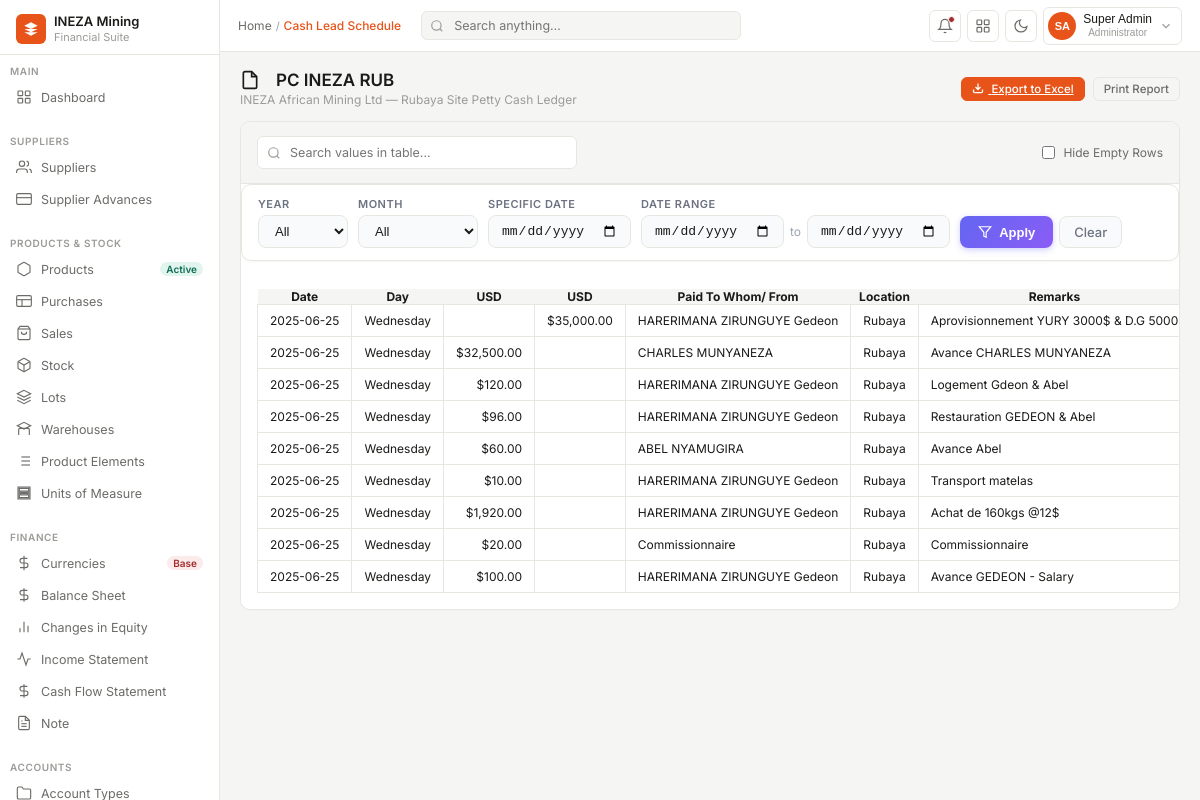
Page /pages/report_petty_cash_rub/index.php (signed in) on the committed database.
### tables this page shows
CREATE TABLE `journal_entry_lines` (
  `id` bigint(20) NOT NULL,
  `journal_entry_id` bigint(20) NOT NULL,
  `account_id` bigint(20) NOT NULL,
  `debit` decimal(18,2) DEFAULT 0.00,
  `credit` decimal(18,2) DEFAULT 0.00,
  `currency_id` bigint(20) NOT NULL,
  `exchange_rate` decimal(18,6) DEFAULT 1.000000,
  `amount_currency` decimal(18,2) NOT NULL,
  `amount_base` decimal(18,2) NOT NULL,
  `description` varchar(255) DEFAULT NULL
);

CREATE TABLE `journal_entries` (
  `id` bigint(20) NOT NULL,
  `journal_no` varchar(100) DEFAULT NULL,
  `entry_date` date DEFAULT NULL,
  `description` text DEFAULT NULL,
  `statuss` enum('DRAFT','POSTED','CANCELLED') NOT NULL DEFAULT 'DRAFT',
  `created_by` bigint(20) DEFAULT NULL,
  `created_at` timestamp NOT NULL DEFAULT current_timestamp()
);

### pages/report_petty_cash_rub/index.php (the view, shortened to what this page needs)
<?php
require_once __DIR__ . '/../../config/db.php';
$report_slug = 'petty_cash_rub';
$report_title = 'PC INEZA RUB';
$filter_year = $_GET['filter_year'] ?? '';
$filter_month = $_GET['filter_month'] ?? '';
$filter_date = $_GET['filter_date'] ?? '';
$filter_start = $_GET['filter_start'] ?? '';
$filter_end = $_GET['filter_end'] ?? '';
$date_cond = "";
$query = "SELECT je.entry_date as tx_date, je.description as je_desc,
            jel.debit as deposit, jel.credit as withdrawal, jel.description as details,
            offset_a.account_name as offsetting_account_name
          FROM journal_entry_lines jel
          JOIN journal_entries je ON jel.journal_entry_id = je.id
          JOIN accounts a ON jel.account_id = a.id
          LEFT JOIN journal_entry_lines offset_jel ON offset_jel.journal_entry_id = je.id AND offset_jel.id != jel.id
          LEFT JOIN accounts offset_a ON offset_jel.account_id = offset_a.id
          WHERE a.account_code = '1010-04' AND je.statuss = 'POSTED' {$date_cond}
          ORDER BY je.entry_date ASC, je.id ASC";
$db_res = mysqli_query($conn, $query);
?>
<!DOCTYPE html>
<html lang="en">
<head>
<link rel="stylesheet" href="../../src/css/dashboard.css">
<link rel="stylesheet" href="../../src/css/sidebar.css">
<link rel="stylesheet" href="../../src/css/navbar.css">
<link rel="stylesheet" href="../../src/css/reports.css">
</head>
<body>
<?php include __DIR__ . '/../include/sidebar.php'; ?>
<div class="main">
  <?php include __DIR__ . '/../include/navbar.php'; ?>
  <div class="content">
    <div class="page-header">
      <div>
        <h1 class="page-title">
          <svg viewBox="0 0 24 24" style="width: 20px; height: 20px; fill: none; stroke: currentColor; stroke-width: 2; margin-right: 8px;"><path d="M14 2H6a2 2 0 0 0-2 2v16a2 2 0 0 0 2 2h12a2 2 0 0 0 2-2V8z"/><polyline points="14 2 14 8 20 8"/></svg>
          <?php echo htmlspecialchars($report_title); ?>
        </h1>
        <div class="page-sub">INEZA African Mining Ltd — Rubaya Site Petty Cash Ledger</div>
      </div>
      <div class="page-actions">
        <a class="btn-sm btn-primary" href="../include/export.php?sheet=<?php echo urlencode($report_slug); ?>&filter_year=<?php echo urlencode($filter_year); ?>&filter_month=<?php echo urlencode($filter_month); ?>&filter_date=<?php echo urlencode($filter_date); ?>&filter_start=<?php echo urlencode($filter_start); ?>&filter_end=<?php echo urlencode($filter_end); ?>" id="exportBtn">
          <svg class="btn-icon btn-icon-white" viewBox="0 0 24 24"><path d="M21 15v4a2 2 0 0 1-2 2H5a2 2 0 0 1-2-2v-4M7 10l5 5 5-5M12 15V3"/></svg>
          Export to Excel
        </a>
        <button class="btn-sm" onclick="window.print()">
          Print Report
        </button>
      </div>
    </div>
    <div class="report-container page-<?php echo htmlspecialchars($report_slug); ?>">
      <div class="report-card">
      <div class="report-toolbar">
        <div class="search-wrap">
          <svg viewBox="0 0 24 24"><circle cx="11" cy="11" r="8"/><line x1="21" y1="21" x2="16.65" y2="16.65"/></svg>
          <input type="text" id="reportSearch" placeholder="Search values in table..." onkeyup="searchTable()">
        </div>
        <div class="toolbar-actions">
          <label class="toggle-label">
            <input type="checkbox" id="hideEmptyRows" onchange="toggleEmptyRows(this)">
            <span>Hide Empty Rows</span>
          </label>
        </div>
      </div>
      <form method="GET" class="report-filters" style="display: flex; flex-wrap: wrap; gap: 10px; align-items: flex-end; padding: 12px 16px; background: var(--card-bg, #fff); border-radius: 10px; margin-bottom: 12px; border: 1px solid var(--border, #e5e7eb); box-shadow: 0 1px 3px rgba(0,0,0,0.04);">
        <div style="display: flex; flex-direction: column; gap: 4px;">
          <label style="font-size: 11px; font-weight: 600; color: var(--text-secondary, #6b7280); text-transform: uppercase; letter-spacing: 0.5px;">Year</label>
          <select name="filter_year" style="padding: 7px 12px; border-radius: 8px; border: 1px solid var(--border, #d1d5db); background: var(--input-bg, #f9fafb); font-size: 13px; min-width: 90px; color: var(--text, #111);">
            <option value="">All</option>
          </select>
        </div>
        <div style="display: flex; flex-direction: column; gap: 4px;">
          <label style="font-size: 11px; font-weight: 600; color: var(--text-secondary, #6b7280); text-transform: uppercase; letter-spacing: 0.5px;">Month</label>
          <select name="filter_month" style="padding: 7px 12px; border-radius: 8px; border: 1px solid var(--border, #d1d5db); background: var(--input-bg, #f9fafb); font-size: 13px; min-width: 120px; color: var(--text, #111);">
            <option value="">All</option>
          </select>
        </div>
        <div style="display: flex; flex-direction: column; gap: 4px;">
          <label style="font-size: 11px; font-weight: 600; color: var(--text-secondary, #6b7280); text-transform: uppercase; letter-spacing: 0.5px;">Specific Date</label>
          <input type="date" name="filter_date" value="<?php echo htmlspecialchars($filter_date); ?>" style="padding: 7px 12px; border-radius: 8px; border: 1px solid var(--border, #d1d5db); background: var(--input-bg, #f9fafb); font-size: 13px; color: var(--text, #111);">
        </div>
        <div style="display: flex; flex-direction: column; gap: 4px;">
          <label style="font-size: 11px; font-weight: 600; color: var(--text-secondary, #6b7280); text-transform: uppercase; letter-spacing: 0.5px;">Date Range</label>
          <div style="display: flex; gap: 6px; align-items: center;">
            <input type="date" name="filter_start" value="<?php echo htmlspecialchars($filter_start); ?>" style="padding: 7px 12px; border-radius: 8px; border: 1px solid var(--border, #d1d5db); background: var(--input-bg, #f9fafb); font-size: 13px; color: var(--text, #111);">
            <span style="font-size: 12px; color: var(--text-secondary, #9ca3af);">to</span>
            <input type="date" name="filter_end" value="<?php echo htmlspecialchars($filter_end); ?>" style="padding: 7px 12px; border-radius: 8px; border: 1px solid var(--border, #d1d5db); background: var(--input-bg, #f9fafb); font-size: 13px; color: var(--text, #111);">
          </div>
        </div>
        <div style="display: flex; gap: 6px;">
          <button type="submit" style="padding: 7px 18px; border-radius: 8px; border: none; background: linear-gradient(135deg, #6366f1, #8b5cf6); color: #fff; font-size: 13px; font-weight: 600; cursor: pointer; transition: all 0.2s; box-shadow: 0 2px 6px rgba(99,102,241,0.3);">
            <svg viewBox="0 0 24 24" style="width: 14px; height: 14px; fill: none; stroke: currentColor; stroke-width: 2; vertical-align: -2px; margin-right: 4px;"><polygon points="22 3 2 3 10 12.46 10 19 14 21 14 12.46 22 3"/></svg>
            Apply
          </button>
          <a href="?" style="padding: 7px 14px; border-radius: 8px; border: 1px solid var(--border, #d1d5db); background: var(--input-bg, #f9fafb); color: var(--text-secondary, #6b7280); font-size: 13px; font-weight: 500; text-decoration: none; cursor: pointer; transition: all 0.2s;">
            Clear
          </a>
        </div>
      </form>
      <div class="table-wrapper" style="padding: 16px;">
        <table class="excel-table" id="reportTable">
          <thead>
            <tr style="background: var(--bg); font-weight: 600;">
              <th>Date</th>
              <th>Day</th>
              <th>USD</th>
              <th>USD</th>
              <th>Paid To Whom/ From</th>
              <th>Location</th>
              <th>Remarks</th>
            </tr>
          </thead>
          <tbody>
            <?php
            if ($db_res && mysqli_num_rows($db_res) > 0):
                while ($row = mysqli_fetch_assoc($db_res)):
                    $deposit = (float)$row['deposit'];
                    $withdrawal = (float)$row['withdrawal'];
                    $who = $row['je_desc'];
                    if (preg_match('/To\/From:\s*(.*?)\s*\|\s*Details:/i', $row['je_desc'], $matches)) {
                        $who = $matches[1];
                    }
            ?>
              <tr class="data-row">
                <td><?php echo htmlspecialchars($row['tx_date']); ?></td>
                <td><?php echo date('l', strtotime($row['tx_date'])); ?></td>
                <td style="text-align: right;"><?php echo $withdrawal > 0 ? '$' . number_format($withdrawal, 2) : ''; ?></td>
                <td style="text-align: right;"><?php echo $deposit > 0 ? '$' . number_format($deposit, 2) : ''; ?></td>
                <td><?php echo htmlspecialchars($who); ?></td>
                <td>Rubaya</td>
                <td><?php echo htmlspecialchars($row['details']); ?></td>
              </tr>
            <?php
                endwhile;
            else:
            ?>
              <tr>
                <td colspan="18" style="text-align: center; padding: 24px; color: var(--text2);">No petty cash transactions found for the selected period.</td>
              </tr>
            <?php
            endif;
            ?>
          </tbody>
        </table>
      </div>
    </div>
  </div>
  </div>
</div>
</body>
</html>

### src/css/dashboard.css (style rules this page uses)
* { margin: 0; padding: 0; box-sizing: border-box; }
:root { --orange: #E8531A; --orange-light: #FBF0EB; --orange-mid: #F26B3A; --sidebar-w: 220px; --nav-h: 52px; --bg: #F5F5F4; --card: #fff; --border: #E8E6E1; --border-hover: #ccc; --table-border: #F2F0ED; --table-hover: #FAFAF8; --text: #1A1A18; --text2: #6B6B67; --text3: #9B9B97; --green: #0F6E56; --green-bg: #E1F5EE; --amber: #BA7517; --amber-bg: #FAEEDA; --red: #A32D2D; --red-bg: #FCEBEB; --blue: #185FA5; --blue-bg: #E6F1FB; --alert-red-bg: #FFF8F8; --alert-amber-bg: #FFFBF4; --alert-green-bg: #F4FBF7; --alert-blue-bg: #F4F8FB; --radius: 6px; --radius-lg: 10px; font-family: 'Inter', sans-serif; }
body { background: var(--bg); color: var(--text); font-size: 13px; display: flex; height: 100vh; overflow: hidden; transition: background 0.2s ease, color 0.2s ease; }
.main { flex: 1; display: flex; flex-direction: column; overflow: hidden; }
.content { flex: 1; overflow-y: auto; padding: 18px 20px; }
.page-header { display: flex; align-items: center; justify-content: space-between; margin-bottom: 4px; }
.page-title { font-size: 17px; font-weight: 600; color: var(--text); display: flex; align-items: center; gap: 8px; }
.page-title svg { width: 20px; height: 20px; fill: none; stroke: var(--orange); stroke-width: 1.8; }
.page-sub { font-size: 12px; color: var(--text3); margin-top: 2px; }
.page-actions { display: flex; gap: 8px; }
.btn-sm { padding: 4px 10px; border-radius: var(--radius); font-size: 11.5px; font-weight: 500; cursor: pointer; border: 1px solid var(--border); background: transparent; color: var(--text2); font-family: inherit; transition: all .15s; }
.btn-primary { background: var(--orange); color: #fff; border-color: var(--orange); }
.btn-icon { width: 12px; height: 12px; stroke: currentColor; fill: none; stroke-width: 2; vertical-align: -1px; margin-right: 4px; }
.btn-icon-white { stroke: #fff; stroke-width: 2.5; }

### src/css/reports.css (style rules this page uses)
:root { --excel-blue-bg: #D9E2F3; --excel-blue-text: #000000; --excel-zebra-bg: #f9fafb; --excel-header-bg: #f3f4f6; --excel-accent-bg: #e5e7eb; --excel-red-text: #FF0000; --excel-diff-bg: #fef2f2; --excel-diff-border: #fca5a5; --excel-diff-text: #b91c1c; }
.report-container { display: flex; flex-direction: column; gap: 16px; margin-top: 14px; }
.report-card { background: var(--card); border: 1px solid var(--border); border-radius: var(--radius-lg); display: flex; flex-direction: column; overflow: hidden; box-shadow: 0 1px 3px rgba(0, 0, 0, 0.02); }
.report-toolbar { padding: 14px 16px; border-bottom: 1px solid var(--border); display: flex; justify-content: space-between; align-items: center; gap: 16px; flex-wrap: wrap; background: var(--bg); }
.search-wrap { position: relative; max-width: 320px; flex: 1; }
.search-wrap input { width: 100%; padding: 8px 12px 8px 32px; font-size: 12.5px; border-radius: var(--radius); border: 1px solid var(--border); background: var(--card); color: var(--text); outline: none; font-family: inherit; transition: border-color 0.15s, background 0.15s; }
.search-wrap svg { position: absolute; left: 10px; top: 50%; transform: translateY(-50%); width: 14px; height: 14px; stroke: var(--text3); fill: none; stroke-width: 2; }
.toolbar-actions { display: flex; align-items: center; gap: 16px; }
.toggle-label { display: flex; align-items: center; gap: 8px; font-size: 12px; color: var(--text2); cursor: pointer; user-select: none; }
.toggle-label input { cursor: pointer; accent-color: var(--orange); }
.table-wrapper { overflow: auto; max-height: calc(100vh - 240px); background: var(--card); -webkit-overflow-scrolling: touch; }
.excel-table { border-collapse: collapse; width: max-content; min-width: 100%; font-size: 12px; color: var(--text); font-family: 'Inter', sans-serif; }
.excel-table td { padding: 8px 12px; border: 1px solid var(--border); white-space: nowrap; vertical-align: middle; }

### rows in the picture
journal_entry_lines: journal_entry.entry_date "2025-06-25", journal_entry.entry_date "Wednesday", debit "35,000.00", who "HARERIMANA ZIRUNGUYE Gedeon", description "Aprovisionnement YURY 3000$ & D.G 5000"
journal_entry_lines: journal_entry.entry_date "2025-06-25", journal_entry.entry_date "Wednesday", credit "32,500.00", who "CHARLES MUNYANEZA", description "Avance CHARLES MUNYANEZA"
journal_entry_lines: journal_entry.entry_date "2025-06-25", journal_entry.entry_date "Wednesday", credit "120.00", who "HARERIMANA ZIRUNGUYE Gedeon", description "Logement Gdeon & Abel"
journal_entry_lines: journal_entry.entry_date "2025-06-25", journal_entry.entry_date "Wednesday", credit "96.00", who "HARERIMANA ZIRUNGUYE Gedeon", description "Restauration GEDEON & Abel"
journal_entry_lines: journal_entry.entry_date "2025-06-25", journal_entry.entry_date "Wednesday", credit "60.00", who "ABEL NYAMUGIRA", description "Avance Abel"
journal_entry_lines: journal_entry.entry_date "2025-06-25", journal_entry.entry_date "Wednesday", credit "10.00", who "HARERIMANA ZIRUNGUYE Gedeon", description "Transport matelas"
journal_entry_lines: journal_entry.entry_date "2025-06-25", journal_entry.entry_date "Wednesday", credit "1,920.00", who "HARERIMANA ZIRUNGUYE Gedeon", description "Achat de 160kgs @12$"
journal_entry_lines: journal_entry.entry_date "2025-06-25", journal_entry.entry_date "Wednesday", credit "20.00", who "Commissionnaire", description "Commissionnaire"
journal_entry_lines: journal_entry.entry_date "2025-06-25", journal_entry.entry_date "Wednesday", credit "100.00", who "HARERIMANA ZIRUNGUYE Gedeon", description "Avance GEDEON - Salary"

### other values in the picture
$initials "SA"
$report_title "PC INEZA RUB"
